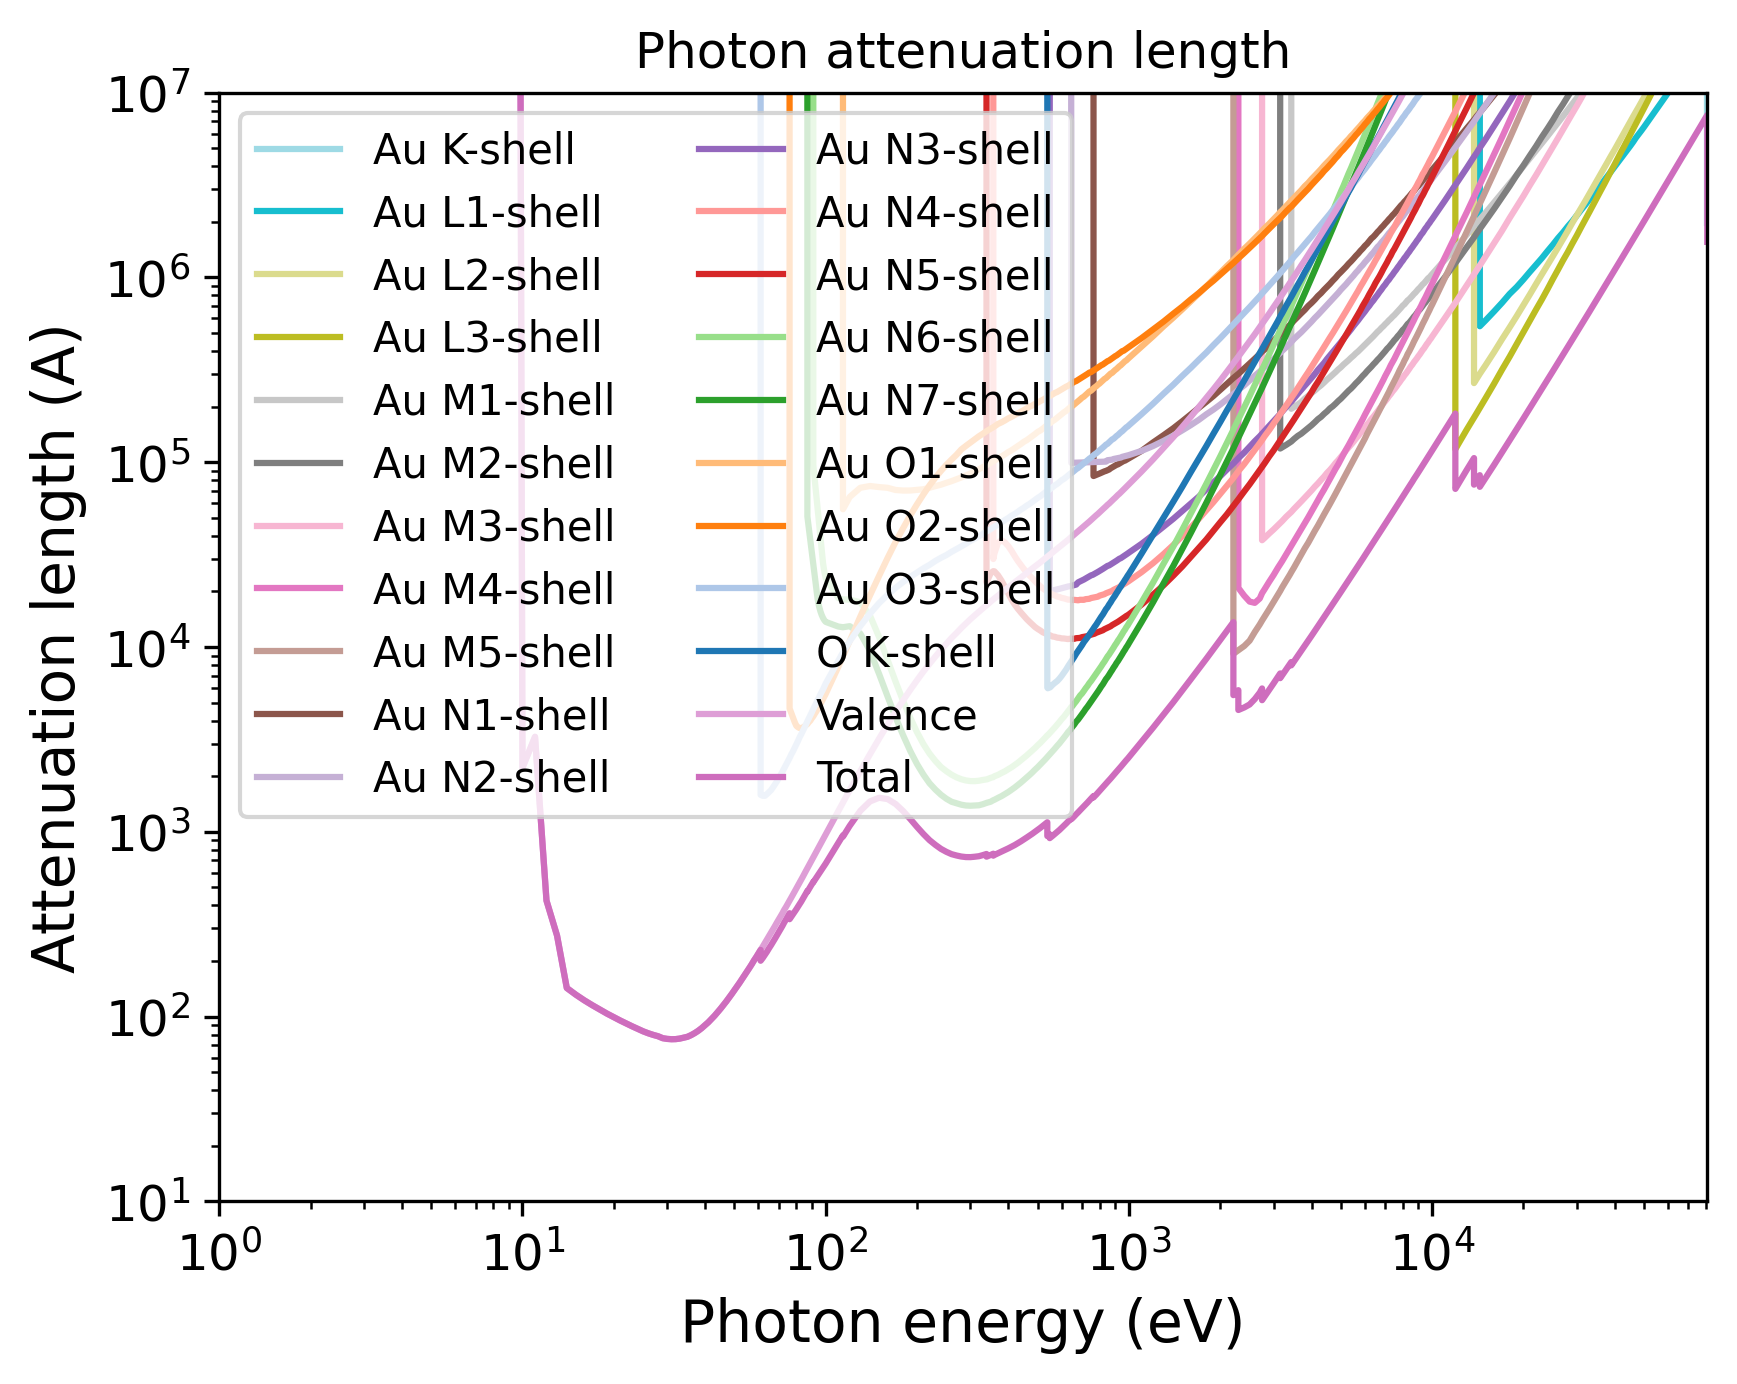

Reproduce this figure in Python.
import pandas as pd
import numpy as np
import matplotlib.pyplot as plt
import matplotlib.cm as cm
# Set the format:
plt.xlabel("Photon energy (eV)", fontsize=14)
plt.ylabel("Attenuation length (A)", fontsize=14)
plt.xticks(fontsize=12)
plt.yticks(fontsize=12)
plt.grid(False)
# Set the axes:
# Read the output file:
df = pd.read_csv(r"OUTPUT_Au2O3_Photon_IMFP.dat", sep=r'\s+', header=None, comment="#", skipinitialspace=True)
plt.xscale("log")
plt.yscale("log")
# Prepare the plot:
columns_to_plot = [ 1, 2, 3, 4, 5, 6, 7, 8, 9, 10, 11, 12, 13, 14, 15, 16, 17, 18, 19, 20, 21, 22]
labels = [ "Au K-shell", "Au L1-shell", "Au L2-shell", "Au L3-shell", "Au M1-shell", "Au M2-shell", "Au M3-shell", "Au M4-shell", "Au M5-shell", "Au N1-shell", "Au N2-shell", "Au N3-shell", "Au N4-shell", "Au N5-shell", "Au N6-shell", "Au N7-shell", "Au O1-shell", "Au O2-shell", "Au O3-shell", "O K-shell", "Valence", "Total"]
# Create N distinct colors from a colormap
N = len(columns_to_plot)
colors = np.vstack([plt.cm.tab20(np.linspace(1, 0, 20)), plt.cm.tab20b(np.linspace(1, 0, 20))])
# Set line styles:
linestyles = [ "-", "-", "-", "-", "-", "-", "-", "-", "-", "-", "-", "-", "-", "-", "-", "-", "-", "-", "-", "-", "-", "-"]
for i, col in enumerate(columns_to_plot):
    color = colors[i % len(colors)]
    ls    = linestyles[i % len(linestyles)]
    label = labels[i % len(labels)]
    plt.plot(df.iloc[:, 0], df.iloc[:, col],
    color=color,
    label=label,
    linestyle=ls)
plt.xlim(1.00000000,80729.00100000)
plt.ylim(10.00000000,10000000.00000000)
plt.title("Photon attenuation length")
plt.legend(loc="best", fontsize=10, ncol=2)
# Save the plot in this format:
plt.savefig("OUTPUT_MFP_photon.png", dpi=300, bbox_inches="tight")
